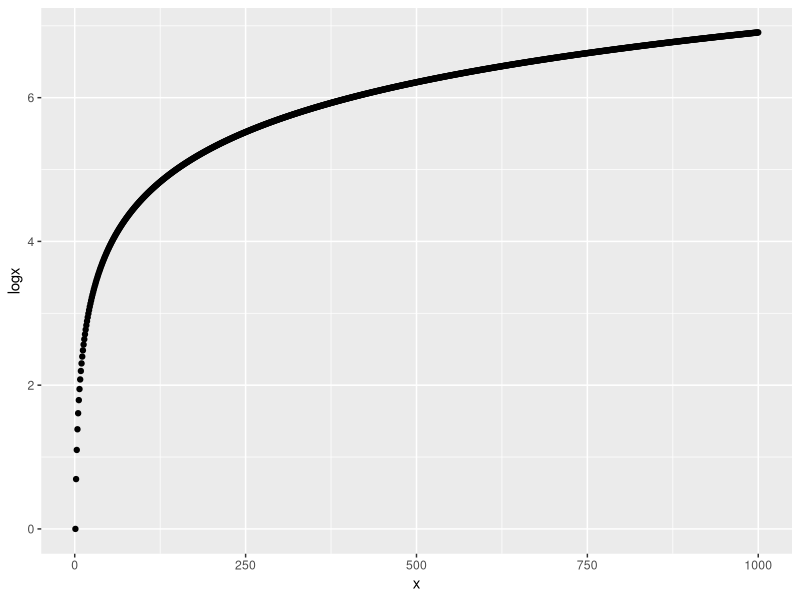
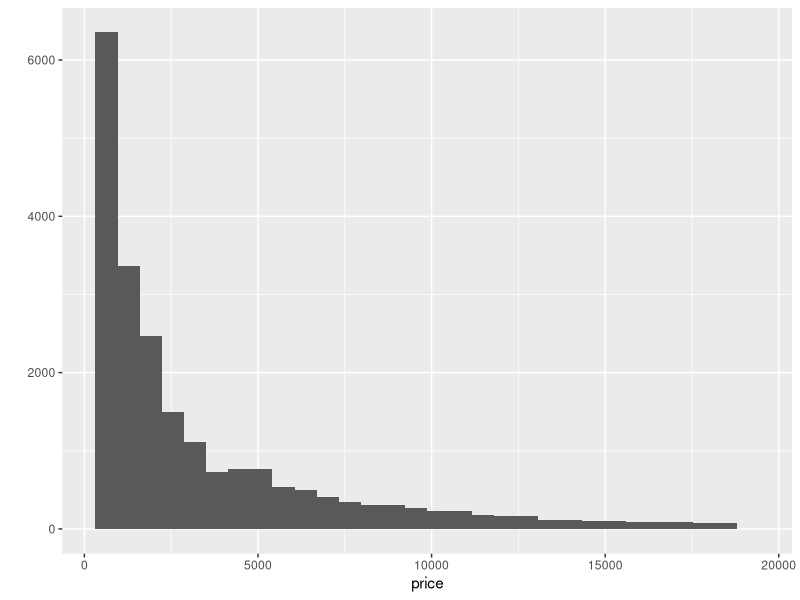
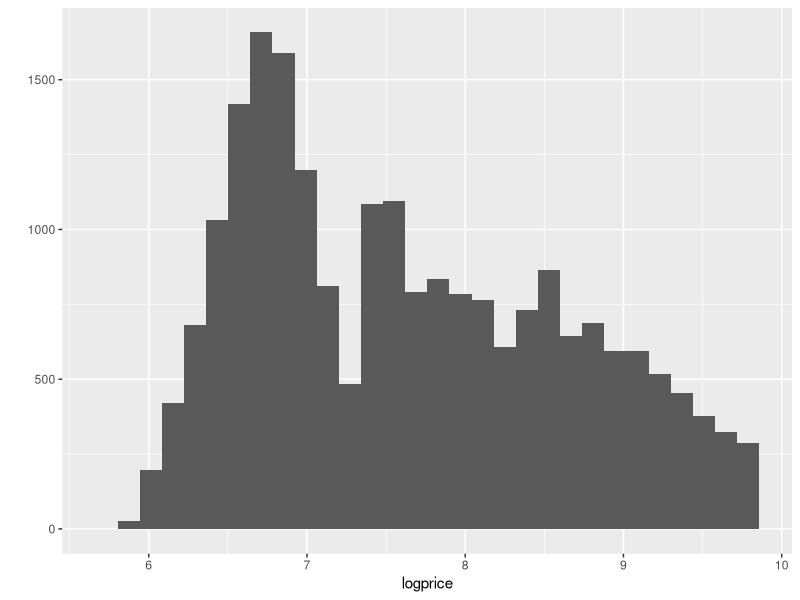
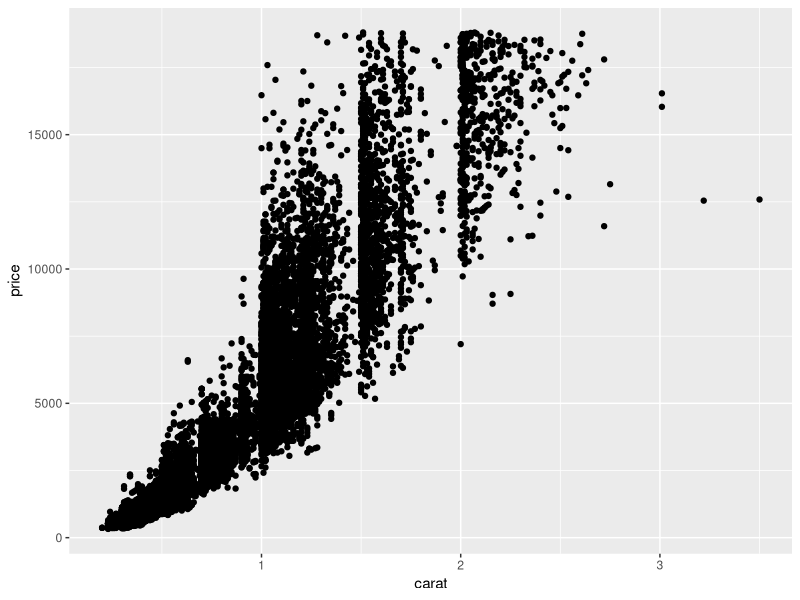
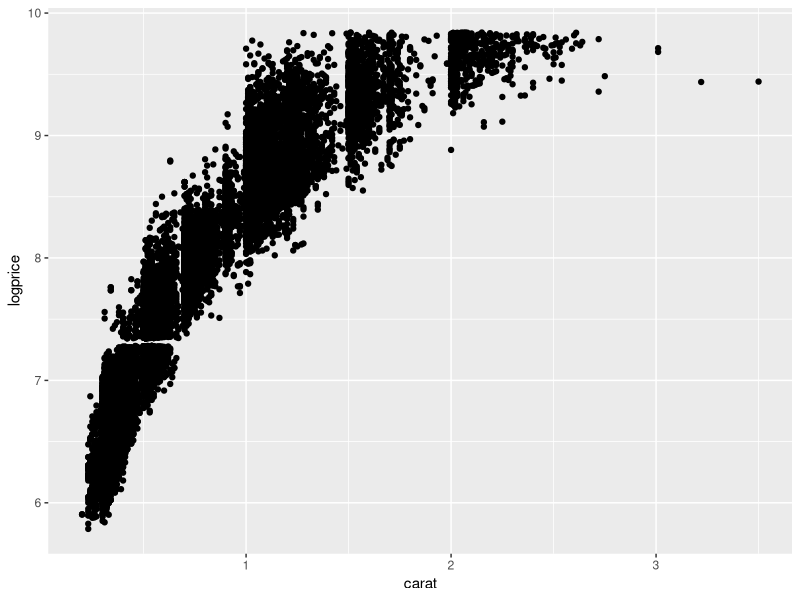
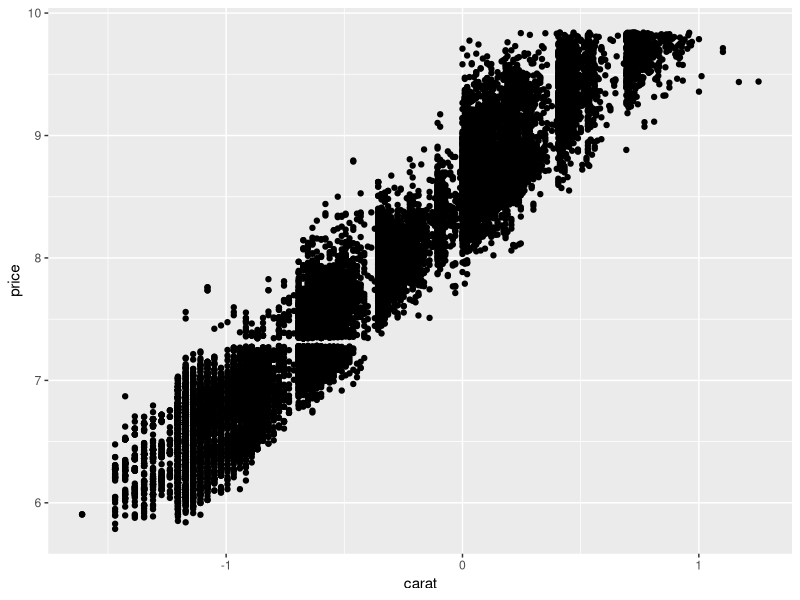
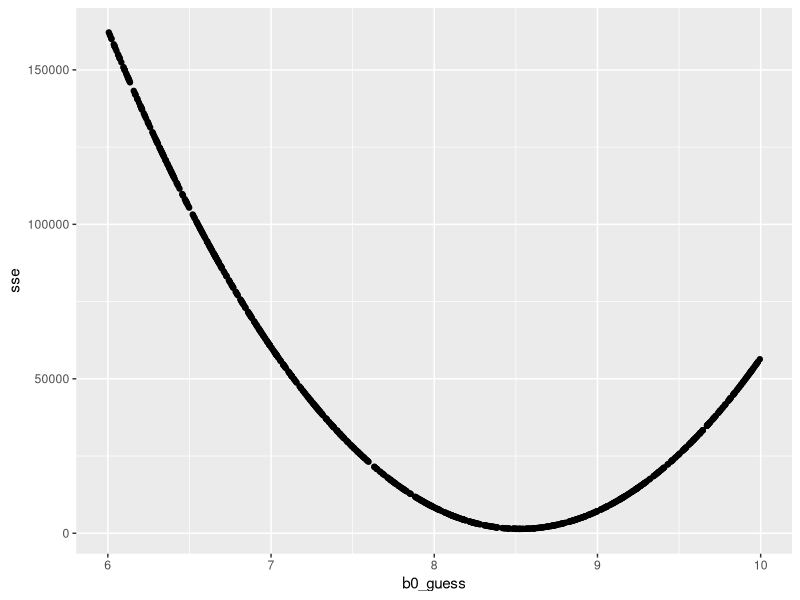
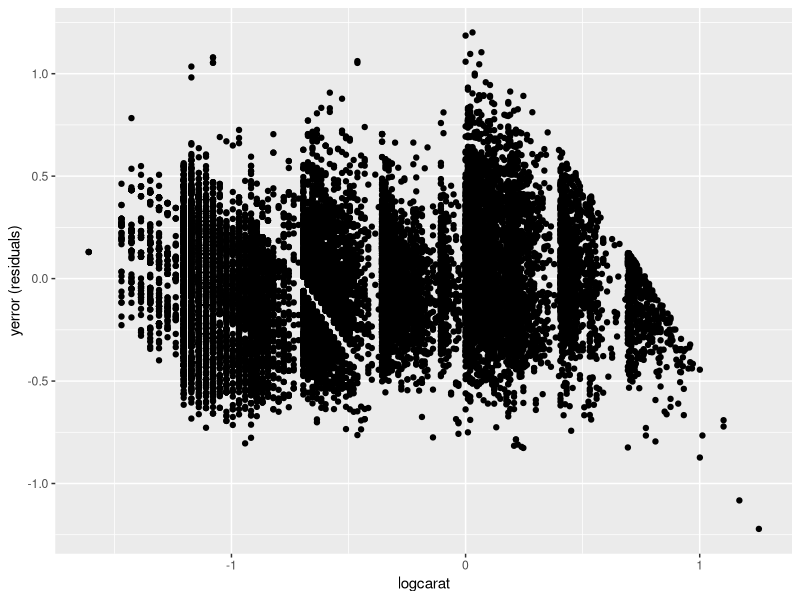

Reproduce these figures in R, in order.
## ---- chunk 1
library(tidyverse)
data("diamonds")
view(diamonds)
table(diamonds$cut)
ideal <- filter(diamonds, cut == "Ideal")
view(ideal)
mean(ideal$carat)
## ---- chunk 2
x <- 1:1000
logx <- log(x)
qplot(x, logx)
## ---- chunk 3
log(1) # log(1) == 0

log(2*3)
log(2) + log(3) # log(z*w) == log(z) + log(w)

log(2^3)
3 * log(2) # log(z^w) == w * log(z)

exp(log(5.4)) # exp(log(x)) == x, where exp() takes e (~= 2.72) and raises it to the value of the function's argument
## ---- chunk 4
ideal$logprice<-log(ideal$price)
ideal$logcarat<-log(ideal$carat)
view(ideal)
## ---- chunk 5
qplot(x = price, data = ideal)
qplot(x = logprice, data = ideal)
## ---- chunk 6
qplot(x = carat, y = price, data = ideal,xlab = "carat", ylab = "price")
qplot(x = carat, y = logprice, data = ideal,xlab = "carat", ylab = "logprice")
qplot(x = logcarat, y = logprice, data = ideal,xlab = "carat", ylab = "price")
## ---- chunk 7
m1 <- lm(formula = logprice ~ logcarat, data = ideal)
#str(m1)
summary(m1)
coef(m1)
model_coefs <- coef(m1)

## ---- chunk 8
model_coefs
## ---- chunk 9
exp(model_coefs[1])
## ---- chunk 10
carat_samples <- data.frame(logcarat=log(c(0.5,1.0,1.5)))
carat_samples
price_samples <- predict(m1,newdata = carat_samples)

print("Prediction of logprice for carat sizes of 0.5, 1 and 1.5 carats")
c(0.5,1.0,1.5)
print(price_samples)
print("Prediction of price for carat sizes of 0.5, 1 and 1.5 carats:")
c(0.5,1.0,1.5)
exp(price_samples)

## ---- chunk 11
model_score_int <- function(b0, x, y){
  b1 <- (mean(y) - b0) / mean(x)
  yhat <- b0 + b1 * x
  e <- y - yhat
  sum(e^2)
}
## ---- chunk 12
sse_sample <- model_score_int(b0 = 0.8, x = ideal$logcarat, y = ideal$logprice)
sse_sample

## ---- chunk 13
n_guess <- 1000
# 10000 random draws between 0 and 1000.
b0_guess <- runif(n = n_guess, min = 6, max = 10)
head(b0_guess)
## ---- chunk 14
sse <- map_dbl(b0_guess, model_score_int, x = ideal$logcarat, y = ideal$logprice)
length(sse)
head(sse)
min(sse)
## ---- chunk 15
qplot(b0_guess, sse)
## ---- chunk 16
anova(m1)
## ---- chunk 17
ssr_m1 <- 19809.7/21220.4
ssr_m1
summary(m1)
## ---- chunk 18
ydata <- ideal$logprice

# we are not sending data to predict. So it uses the previous data and y of the original fit to the data.
yfit <- predict(m1)
yerror <- residuals(m1)

qplot(x=ideal$logcarat, y=yerror,xlab = "logcarat", ylab = "yerror (residuals)")
## ---- chunk 19
diamonds %>%
  mutate(price_carat = price / carat) %>%
  group_by(cut) %>%
  summarize(m_price_carat = mean(price_carat))
